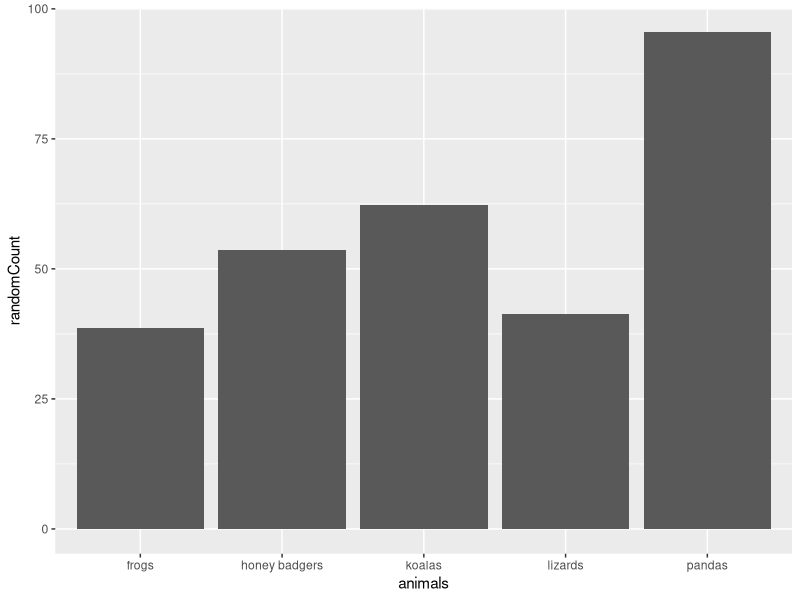

Recreate this plot in R.
require(ggplot2)

# random values
randomAnimals <- c("pandas", "frogs", "koalas", "lizards", "honey badgers")
randomCounts <- runif(5, 1, 100)

# create a table
myData <- data.frame(animals=randomAnimals,randomCount=randomCounts )
# alternatively you can read in data like
# myData <- read.csv("path/to/csv", header=TRUE)

# a simple plot
ggplot(data=myData ) + geom_col( aes(x= animals,y=randomCount) )

# OMG HOW COOL IS THAT ^^



